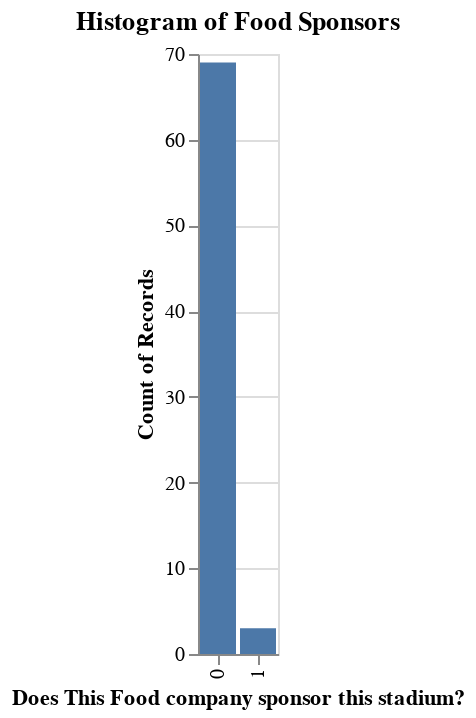

The code cell stored with this chart in its notebook:
### Code cell
print(value_counts1[0])
charts[0]

### Figure 1 — Vega-Lite specification as saved in the notebook (floating-point values rounded to 4 significant figures)
{"config": {"view": {"continuousWidth": 300, "continuousHeight": 300}}, "data": {"name": "data-85b7dd2ffb1ff1ce952fc0497f7d8a3a"}, "mark": {"type": "bar"}, "encoding": {"x": {"field": "category", "title": "Does This Food company sponsor this stadium?", "type": "nominal"}, "y": {"field": "count", "title": "Count of Records", "type": "quantitative"}}, "title": "Histogram of Food Sponsors", "$schema": "https://vega.github.io/schema/vega-lite/v5.20.1.json", "datasets": {"data-85b7dd2ffb1ff1ce952fc0497f7d8a3a": [{"category": 0, "count": 69}, {"category": 1, "count": 3}]}}
